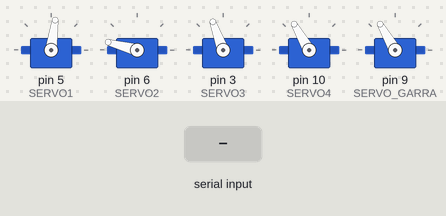
Recording of a sketch running on a simulated Arduino Uno, built with avr-gcc and run on an emulated ATmega328P. On the bench: 5 × servo. Inputs (shaded band) come from the test bench. What the sketch prints to the serial monitor is not drawn.

Above: at 1.2 s.
1.3 s: "ESTADO 4\n" received over Serial
At 2.9 s:
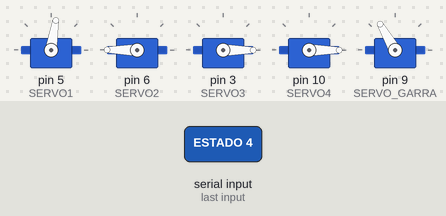
3.8 s: "90,45\n" received over Serial
6.8 s: "200\n" received over Serial
At 7.85 s:
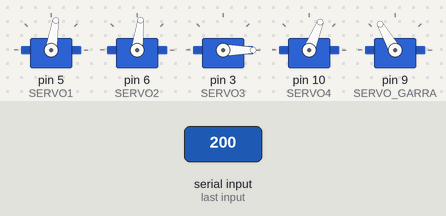
9.4 s: "30,150\n" received over Serial
At 11.9 s:
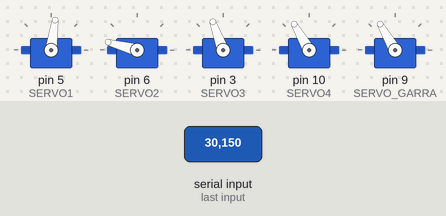
12.4 s: "90\n" received over Serial
At 13.9 s:
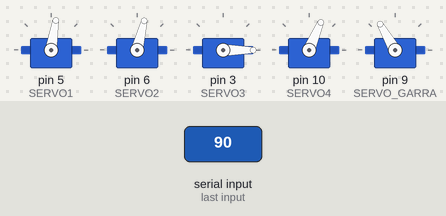
Timing chart, 0 to 16.1 s (numbered marks = the images above; inputs shaded):
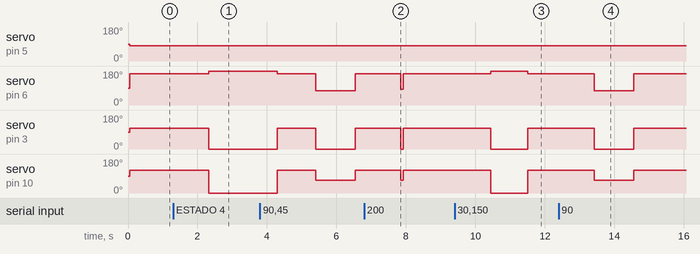

Measured:
- after the input at 1.3 s, servo on pin 5 (SERVO1): 82° → 81° after 1.0 s; servo on pin 6 (SERVO2): 165° → 180° after 1.0 s; servo on pin 3 (SERVO3): 110° → 0° after 1.0 s; servo on pin 10 (SERVO4): 120° → 0° after 1.0 s
- after the input at 6.8 s, servo on pin 5 (SERVO1): 82° → 81° after 1.0 s, → 82° 0.07 s later; servo on pin 6 (SERVO2): 165° → 83° after 1.0 s, → 165° 0.07 s later; servo on pin 3 (SERVO3): 110° → 0° after 1.0 s, → 110° 0.07 s later; servo on pin 10 (SERVO4): 120° → 68° after 1.0 s, → 120° 0.07 s later
- after the input at 9.4 s, servo on pin 5 (SERVO1): 82° → 81° after 1.0 s, → 82° 1.1 s later; servo on pin 6 (SERVO2): 165° → 180° after 1.0 s, → 165° 1.1 s later; servo on pin 3 (SERVO3): 110° → 0° after 1.0 s, → 110° 1.1 s later; servo on pin 10 (SERVO4): 120° → 0° after 1.0 s, → 120° 1.1 s later
- after the input at 12.4 s, servo on pin 5 (SERVO1): 82° → 81° after 1.0 s, → 82° 1.1 s later; servo on pin 6 (SERVO2): 165° → 76° after 1.0 s, → 165° 1.1 s later; servo on pin 3 (SERVO3): 110° → 0° after 1.0 s, → 110° 1.1 s later; servo on pin 10 (SERVO4): 120° → 67° after 1.0 s, → 120° 1.1 s later

The sketch:

DEFINITIVA_CON_BT_28_05_ma_ana.ino
```cpp
#include <Servo.h> //Librería para controlar los servos
#include <SoftwareSerial.h> //Hay que añadirla a la carpeta correspondiente
//SoftwareSerial BT(10,11);

//Defines para cambiar los pines de los servos facilmente
#define SERVO1 5
#define SERVO2 6
#define SERVO3 3
#define SERVO4 10
#define SERVO_GARRA 9

//Defines de los puertos del puerto serie
//Hay que comprobar si estan al reves

// Definición de las barras de nuestro manipulador
#define L0 0.11
#define L1 0
#define L2 0.105
#define L3 0.133
#define L4 0.043


#define OFFSET1 82
#define OFFSET2 165
#define OFFSET3 110
#define OFFSET4 120

#define pi PI
#define GARRA 0.1
#define t_grado 10  //Tiempo que tarda un servo en moverse un grado (ms)

//Declaramos los servos
Servo servo1;
Servo servo2;
Servo servo3;
Servo servo4;
Servo servo_garra;

//Vectores de posiciones
String pos[10]={"1040.0","0","0.11"};
float POS_ant[10];
float POS[10]={0.34,0,0.11};
//float POS[10] = {0.38099999, 0, 0.11}; //POSICIÓN ROBOT RECTO
float q[10];

//Bandera para comunicacion con BT
bool flag = true;

//Estado de la FSM del main
int estado = 2;
  //int w=0, j=0;

//Para calcular el tiempo de movimiento
float q_ant[10];

bool inicio=true;


void mueve_robot(float q[])
{
  int i, j, l; //Contador para el bucle
  float q_max = 0.; //Maximo angulo girado para llegar al punto
  unsigned int tiempo;  //Tiempo estimado en el que se alcanza el punto
  //Restringimos y mapeamos
   //Serial.println("GRADOS A CADA SERVO DESPUÉS DE RESTRINGIR");
  for (i = 0; i < 4; i++)
  {
    q[i] = constrain(q[i], 0, 180);
    q_max = max(abs(q[i] - q_ant[i]), q_max); //Se coge el angulo maximo que se va a girar para ese punto

  }
  //Serial.println("-------------------------------------------------------");

  for (j = 0; j < 4; j++)
  {
    q_ant[j] = q[j]; //Guardamos el valor anterior para calcular el angulo recorrido
    //q[i] = map(q[i], 0, 180, 0, 255);
    //Serial.println(q[j]);
  }
  tiempo = q_max * t_grado * 1.1;
  /*Serial.println(" ");
  Serial.println(" ");
  Serial.println(" ");
  Serial.println(" ");
  Serial.println(" ");
  Serial.println(" ");
  Serial.println(" ");
  Serial.println(" ");*/

  //Movemos los servo
  servo1.write(q[0]);
  servo2.write(q[1]);
  servo3.write(q[2]);
  servo4.write(q[3]);

  delay(tiempo);
}

void convierte_grados(float q[])  //Funcion que transforma las variables articulares de radianes a grados, y ademas añade el offset
{
  int i;
  int offset[] = {OFFSET1, OFFSET2, OFFSET3, OFFSET4};
  for (i = 0; i < 4; i++)
  {
    q[i] = (q[i] * 180.0) / pi;
    if(i==1 || i==3)                      //El servo aumenta en la otra dirección
      q[i] = -q[i]+offset[i];
    else
      q[i] += offset[i];
  }
  /*Serial.println("GRADOS ARTICULACIONES");
  for (int i = 0; i < 4; i++)
      {
        Serial.println(q[i]);
      }*/
}

void MCI (float POS[])  // Función que emula el modelo cinemático inverso del manipulador
{
  float modu, u[2], auxx, auxy, x, x1, y, y1, z, d, r, alpha, beta, gamma, q1, q2, q3, q4, q5; // Definición de las variables necesarias
  x1 = POS[0]; y1 = POS[1]; z = POS[2] - L0;          // Archivo el vector de inicio en las variables correspondientes

  modu = fabs(sqrt(pow(x1, 2) + pow(y1, 2)));
  u[0] = x1 / modu; u[1] = y1 / modu;
  auxx = (modu - GARRA - L4) * u[0];
  auxy = (modu - GARRA - L4) * u[1];
  u[0] = auxx; u[1] = auxy;
  x = u[0]; y = u[1]; // Nos situamos en la conexión de la garra con el brazo

  r = sqrt(pow(x, 2) + pow(y, 2));                     // Cálculo  de la distancia reflejada en el plano XY
  d = sqrt(pow(r, 2) + pow(z, 2));            // Cálculo la distancia en línea recta desde la base hasta el extremo del posicionador

  alpha = atan(z / fabs(r));     // Ángulo auxiliar alpha
  beta =  atan(sqrt(1 - pow((pow(d, 2) + pow(L2, 2) - pow(L3, 2)) / (2 * d * L2) , 2)) / ((pow(d, 2) + pow(L2, 2) - pow(L3, 2)) / (2 * d * L2 )));
  //gamma = atan(sqrt(1 - pow((pow(L3, 2) + pow(L2, 2) - pow(d, 2 )) / (2 * L2 * L3), 2)) / ((pow(L3, 2) + pow(L2, 2) - pow(d, 2 )) / (2 * L2 * L3)));
  gamma = acos((pow(L3,2)+pow(L2,2)-pow(d,2))/(2*L2*L3));
  q2 = alpha + beta;                  // Articulación 2
  q3 = gamma-pi;                         // Articulación 3
  q1 = atan(y / x); // Articulación 1, que depende de las anteriores
  q4 = -q2 - q3; // Articulación 4 que controla la rotación respecto al eje perpendicular a la garra en la sujeción (mantenemos en horizontal)
  q[0] = q1; q[1] = q2; q[2] = q3; q[3] = q4;    // Exportamos las articulaciones en un vector q[], declarado globalmente
  convierte_grados(q);

}

void recibe_BT()  //Hay que convertir de string a int
{
  int a;
  Serial.begin(9600);
  Serial.println("T");
  delay(50);
  if(Serial.available()){
    for(a=0;a<2;a++){
      pos[a]=Serial.readStringUntil('\n');
     estado=4;
      }
    Serial.end();
  }

  //Serial.println("LO QUE ME LLEGA DESPUÉS DE MAPEAR");
  for (a = 0; a < 2; a++){ //Pasamos el string a float
        POS[a] = pos[a].toFloat();
   }
   POS[0]=map(POS[0],30,1050,2200,3450)/10000.0;
   //Serial.println(POS[0]);
   POS[1]=map(POS[1],-710,710,-1500,1450)/10000.0;
  // Serial.println(POS[1]);
   POS[2]=0.11;
  // Serial.println(POS[2]);
 // Serial.println(pos[2]);
}

void abre_garra()
{
  int valor = 60;
  //valor = map(valor, 0, 180, 0, 255);
  servo_garra.write(valor);
}

void cierra_garra()
{
  int valor = 120;
  //valor = map(valor, 0, 180, 0, 255);
  servo_garra.write(valor);
}

/*SoftwareSerial BT(rx, tx);
void envia_BT(bool flag) {
  if (flag)
    BT.println("T");
  else
    BT.println("F");
  delay(10);  //Hay que comprobar si es suficiente
}*/


void setup() {
  // put your setup code here, to run once:
  servo1.attach(SERVO1);
  servo2.attach(SERVO2);
  servo3.attach(SERVO3);
  servo4.attach(SERVO4);
  servo_garra.attach(SERVO_GARRA);
  Serial.begin(9600);

  //BT.begin(9600);
}
void loop() {
  /*if(inicio)
    {
      abre_garra();
      delay(5000);
      cierra_garra();
      delay(5000);
      inicio=false;
    }*/
  cierra_garra();
  switch(estado)
{
  /*case 0: //Primera ejecucion
    envia_BT(flag);
    if(Serial.available())
      estado=2;
    break;
  case 1: //Reposo
    if(Serial.available())
      estado++;
    break;*/
  case 2: //Recibimos los datos desde la app
    recibe_BT();
    flag=false;
    break;
  /*case 3: //Envio de estado hacia la app
    envia_BT(flag);
    if(flag==false)
      estado++;
    else
      estado=1;
    break;*/
  case 4: //Cinematica inversa del brazo
  //Serial.println("ESTADO 4");
    /*switch(w)
    {
      case 0:
        for(j=0; j<3 ;j++)
        {
          float pw[] = {0.224, -0.1485, 0.11};
          POS[j]=pw[j];
        }
        w++;
        break;
        case 1:
        for(j=0; j<3 ;j++)
        {
          float pw[] = {0.224, 0.1485, 0.11};
          POS[j]=pw[j];
        }
        w++;
        break;
        case 2 :
        for(j=0; j<3 ;j++)
        {
          float pw[] = {0.34, 0.1485, 0.11};
          POS[j]=pw[j];
        }
        w++;
        break;
        case 3:
        for(j=0; j<3 ;j++)
        {
          float pw[] = {0.34, -0.1485, 0.11};
          POS[j]=pw[j];
        }
        w++;
        break;
    }*/
    MCI(POS);
    estado++;
    break;
  case 5: //Transformamos las coordenadas cartesianas en movimiento para las articulaciones
    //cierra_garra();
    mueve_robot(q);
    flag=true;
    estado=2;
    break;
    }

//Serial.println(estado);
    servo1.write(OFFSET1);
    servo2.write(OFFSET2);
    servo3.write(OFFSET3);
    servo4.write(OFFSET4);
}
 /*void loop() {
 abre_garra();
 switch (estado)
  {
    case 2:
      MCI(POS);
      estado++;
      break;
    case 3: //Transformamos las coordenadas cartesianas en movimiento para las articulaciones
      mueve_robot(q);
      for (int i = 0; i < 4; i++)
      {
        Serial.println(q[i]);
      }
      estado++;
      break;
    case 4:
      break;
  }
}*/
```
